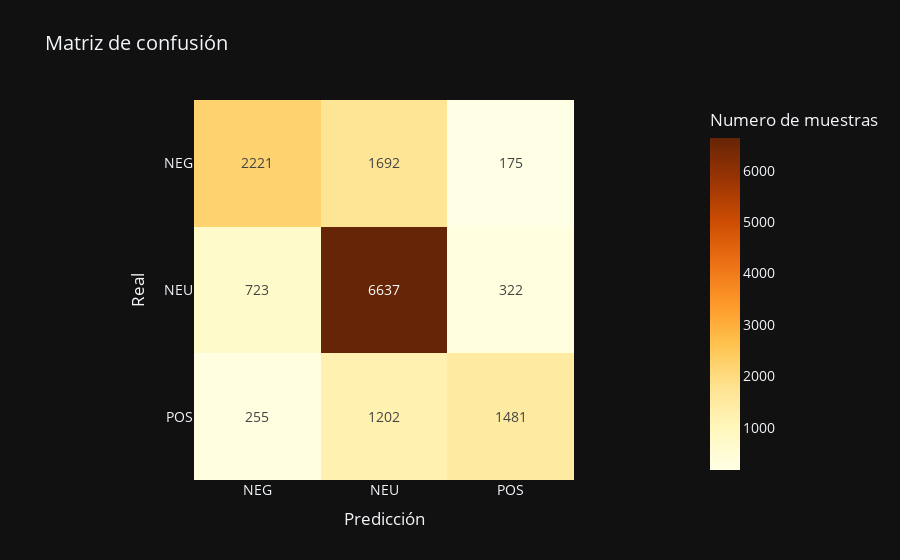

Notebook source saved alongside this figure:
### Markdown cell above
### TFIDF + SVM

### Code cell
model, report = svm(X, y, 'TFIDF')
report['task'] = 'polarity'
reports.append(report)

### Figure 1 — Plotly figure (JSON) as saved in the notebook; plotly's stock layout.template omitted (floating-point values rounded to 4 significant figures)
{"data": [{"coloraxis": "coloraxis", "hovertemplate": "x: %{x}<br>y: %{y}<br>Numero de muestras: %{z}<extra></extra>", "name": "0", "texttemplate": "%{z}", "type": "heatmap", "x": ["NEG", "NEU", "POS"], "xaxis": "x", "y": ["NEG", "NEU", "POS"], "yaxis": "y", "z": [[2221, 1692, 175], [723, 6637, 322], [255, 1202, 1481]]}], "layout": {"coloraxis": {"colorbar": {"title": {"text": "Numero de muestras"}}, "colorscale": [[0, "rgb(255,255,229)"], [0.125, "rgb(255,247,188)"], [0.25, "rgb(254,227,145)"], [0.375, "rgb(254,196,79)"], [0.5, "rgb(254,153,41)"], [0.625, "rgb(236,112,20)"], [0.75, "rgb(204,76,2)"], [0.875, "rgb(153,52,4)"], [1, "rgb(102,37,6)"]]}, "font": {"size": 14}, "title": {"text": "Matriz de confusión "}, "xaxis": {"anchor": "y", "constrain": "domain", "domain": [0, 1], "scaleanchor": "y", "title": {"text": "Predicción"}}, "yaxis": {"anchor": "x", "autorange": "reversed", "constrain": "domain", "domain": [0, 1], "title": {"text": "Real"}}}}
